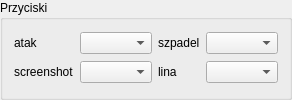
    <widget class="QGroupBox" name="keysGroup">
     <property name="title">
      <string>Przyciski</string>
     </property>
     <layout class="QGridLayout" name="gridLayout_2">
      <item row="1" column="0">
       <widget class="QLabel" name="screenShotLabel">
        <property name="text">
         <string>screenshot</string>
        </property>
       </widget>
      </item>
      <item row="0" column="1">
       <widget class="QComboBox" name="autoAttackBox">
        <property name="sizePolicy">
         <sizepolicy hsizetype="Expanding" vsizetype="Fixed">
          <horstretch>0</horstretch>
          <verstretch>0</verstretch>
         </sizepolicy>
        </property>
       </widget>
      </item>
      <item row="0" column="2">
       <widget class="QLabel" name="shovelLabel">
        <property name="sizePolicy">
         <sizepolicy hsizetype="Minimum" vsizetype="Preferred">
          <horstretch>0</horstretch>
          <verstretch>0</verstretch>
         </sizepolicy>
        </property>
        <property name="text">
         <string>szpadel</string>
        </property>
       </widget>
      </item>
      <item row="1" column="1">
       <widget class="QComboBox" name="screenShotBox">
        <property name="sizePolicy">
         <sizepolicy hsizetype="Expanding" vsizetype="Fixed">
          <horstretch>0</horstretch>
          <verstretch>0</verstretch>
         </sizepolicy>
        </property>
       </widget>
      </item>
      <item row="0" column="0">
       <widget class="QLabel" name="autoAttackLabel">
        <property name="text">
         <string>atak</string>
        </property>
       </widget>
      </item>
      <item row="1" column="2">
       <widget class="QLabel" name="ropeLabel">
        <property name="sizePolicy">
         <sizepolicy hsizetype="Minimum" vsizetype="Preferred">
          <horstretch>0</horstretch>
          <verstretch>0</verstretch>
         </sizepolicy>
        </property>
        <property name="text">
         <string>lina</string>
        </property>
       </widget>
      </item>
      <item row="0" column="3">
       <widget class="QComboBox" name="shovelBox">
        <property name="sizePolicy">
         <sizepolicy hsizetype="Expanding" vsizetype="Fixed">
          <horstretch>0</horstretch>
          <verstretch>0</verstretch>
         </sizepolicy>
        </property>
       </widget>
      </item>
      <item row="1" column="3">
       <widget class="QComboBox" name="ropeBox">
        <property name="sizePolicy">
         <sizepolicy hsizetype="Expanding" vsizetype="Fixed">
          <horstretch>0</horstretch>
          <verstretch>0</verstretch>
         </sizepolicy>
        </property>
       </widget>
      </item>
     </layout>
    </widget>
